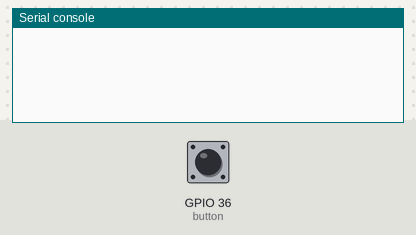
Recording of a program running on a simulated ESP32 board running MicroPython. Shown: the last lines printed to the serial console. The test bench sets the inputs (shaded band); at power-on: GPIO 36 (button) LOW.

Above: at 1.2 s.
1.3 s: GPIO 36 (button) pulled HIGH for 0.15 s
At 2.3 s:
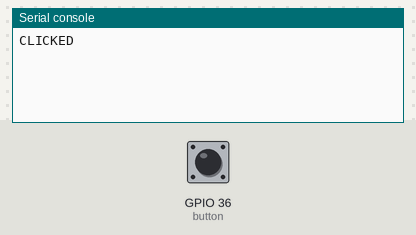
3.3 s: GPIO 36 (button) pulled HIGH for 3.2 s
At 7.6 s:
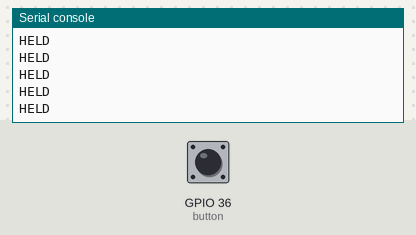
8.0 s: GPIO 36 (button) pulsed HIGH 2 times (0.12 s each, 0.3 s apart)
At 9.7 s:
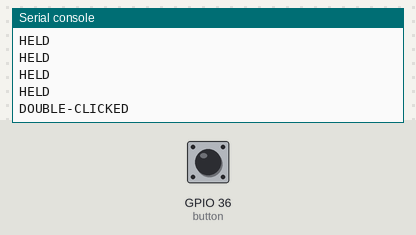

Measured:
- after the input at 1.3 s, the serial console: prints a new line after 0.56 s (image 1)
- after the input at 3.3 s, the serial console: prints a new line after 1.1 s (image 2)
- after the input at 8.0 s, the serial console: prints a new line after 0.43 s (image 3)

The program:

button.py
```python
import utime
from machine import Pin


class Button:
    DEBOUNCE_MS = 50
    DOUBLECLICK_MS = 400
    HOLD_MS = 1000

    def __init__(self, pin: Pin) -> None:
        self._pin = pin
        self._pressed = False
        self._clicked = False
        self._doubleclicked = False
        self._held = False

        self._debounce = 0
        self._hold = 0
        self._doubleclick = 0

        if self._pin():
            self._debounce = utime.ticks_ms()

    def update(self) -> None:
        now = utime.ticks_ms()

        if self._pin():
            if self._debounce and now - self._debounce >= self.DEBOUNCE_MS:
                self._debounce = 0
                self._pressed = True
                self._hold = now
            elif not self._pressed and not self._debounce:
                self._debounce = now
            elif self._hold and now - self._hold >= self.HOLD_MS:
                self._hold = 0
                self._held = True
        else:
            if self._pressed:
                self._pressed = False
                if self._doubleclick:
                    if now - self._doubleclick <= self.DOUBLECLICK_MS:
                        self._doubleclicked = True
                        self._doubleclick = 0
                        self._hold = 0
                        self._held = False
                else:
                    self._doubleclick = now
            if self._doubleclick and now - self._doubleclick > self.DOUBLECLICK_MS:
                if not self._held:
                    self._clicked = True
                self._doubleclick = 0
                self._hold = 0
                self._held = False

    def pressed(self) -> bool:
        return self._pressed

    def was_clicked(self) -> bool:
        if self._clicked:
            self._clicked = False
            return True
        return False

    def was_double_clicked(self) -> bool:
        if self._doubleclicked:
            self._doubleclicked = False
            return True
        return False

    def held(self) -> bool:
        return self._held


if __name__ == "__main__":
    button = Button(Pin(36, Pin.IN))
    while True:
        button.update()
        if button.was_clicked():
            print("CLICKED")
        if button.was_double_clicked():
            print("DOUBLE-CLICKED")
        if button.held():
            print("HELD")
        utime.sleep_ms(10)
```
